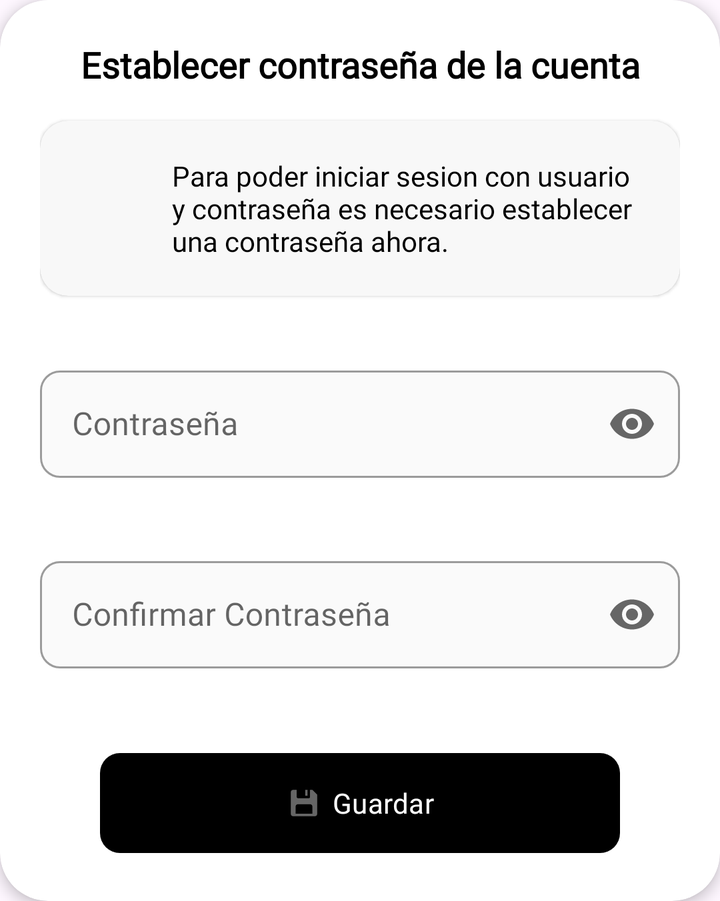
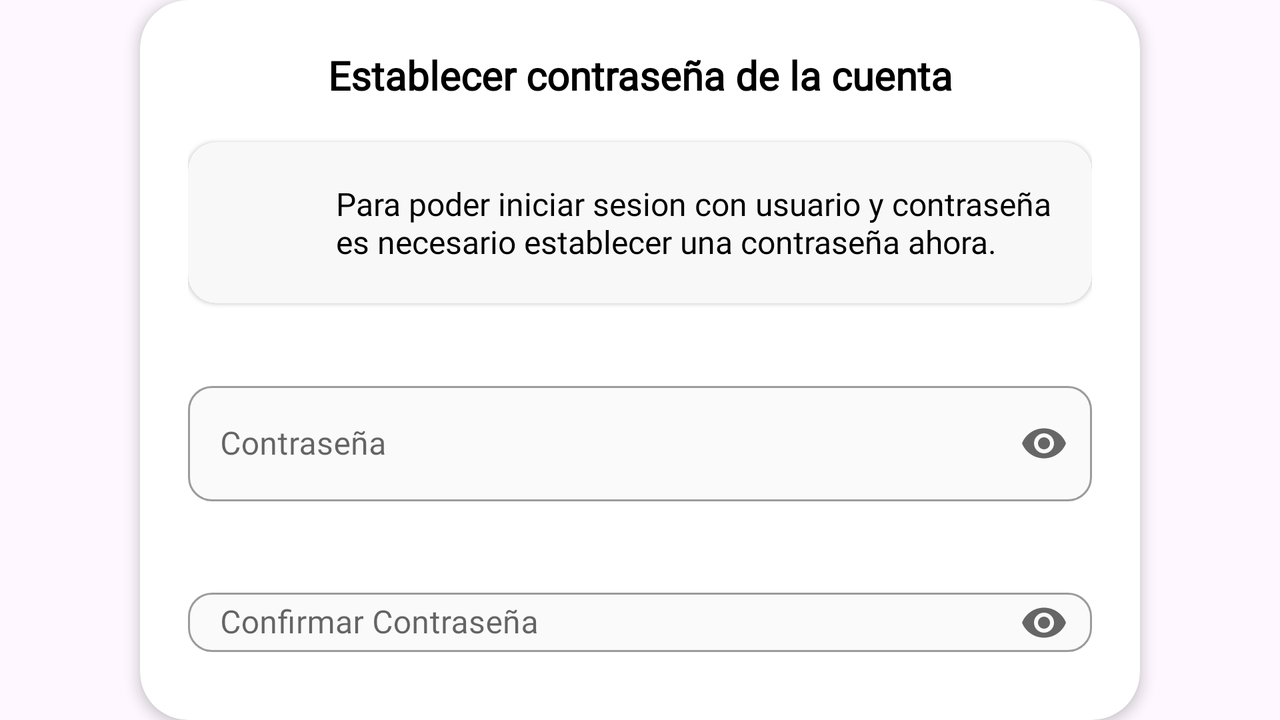

Two renders of one Android screen. The first uses the default layout on a phone; the second uses the alternative layout the repository ships for a different screen configuration, on a matching device. The two XML files are below.
<!-- AndroidManifest.xml: application theme Theme.PassworldAndroid -->
<!-- res/layout/dialog_link_password.xml -->
<?xml version="1.0" encoding="utf-8"?>
<androidx.cardview.widget.CardView xmlns:android="http://schemas.android.com/apk/res/android"
    xmlns:app="http://schemas.android.com/apk/res-auto"
    android:layout_width="match_parent"
    android:layout_height="wrap_content"
    app:cardBackgroundColor="@color/dialogBackground"
    app:cardCornerRadius="24dp"
    app:cardElevation="4dp">

    <LinearLayout
        android:layout_width="match_parent"
        android:layout_height="wrap_content"
        android:gravity="center_horizontal"
        android:orientation="vertical"
        android:padding="20dp">

        <TextView
            android:layout_width="match_parent"
            android:layout_height="wrap_content"
            android:layout_marginBottom="16dp"
            android:fontFamily="@font/helveticaneue_medium"
            android:text="@string/dialog_establish_password_title"
            android:textAlignment="center"
            android:textColor="@color/primaryText"
            android:textSize="18sp"
            android:textStyle="bold" />

        <androidx.cardview.widget.CardView
            android:layout_width="match_parent"
            android:layout_height="wrap_content"
            android:layout_marginBottom="24dp"
            app:cardBackgroundColor="@color/cardBackground"
            app:cardCornerRadius="14dp"
            app:cardElevation="1dp">

            <LinearLayout
                android:layout_width="match_parent"
                android:layout_height="match_parent"
                android:gravity="center_vertical"
                android:orientation="horizontal"
                android:padding="18dp">

                <ImageView
                    android:layout_width="32dp"
                    android:layout_height="32dp"
                    android:layout_marginEnd="16dp"
                    android:contentDescription="@string/app_name"
                    android:src="@drawable/ic_setpass" />

                <TextView
                    android:layout_width="0dp"
                    android:layout_height="wrap_content"
                    android:layout_weight="1"
                    android:fontFamily="@font/helveticaneue_medium"
                    android:text="@string/dialog_establish_password_desc"
                    android:textColor="@color/primaryText"
                    android:textSize="14sp" />
            </LinearLayout>
        </androidx.cardview.widget.CardView>

        <com.google.android.material.textfield.TextInputLayout
            android:id="@+id/passwordLayout"
            style="@style/Widget.MaterialComponents.TextInputLayout.OutlinedBox"
            android:layout_width="match_parent"
            android:layout_height="wrap_content"
            android:layout_marginVertical="8dp"
            android:hint="@string/hint_password"
            app:boxBackgroundColor="@color/boxFieldBackground"
            app:boxCornerRadiusBottomEnd="10dp"
            app:boxCornerRadiusBottomStart="10dp"
            app:boxCornerRadiusTopEnd="10dp"
            app:boxCornerRadiusTopStart="10dp"
            app:endIconMode="password_toggle"
            app:endIconTint="@color/iconTint"
            app:errorEnabled="true"
            app:startIconDrawable="@drawable/ic_password"
            app:startIconTint="@color/iconTint">

            <com.google.android.material.textfield.TextInputEditText
                android:id="@+id/passwordInput"
                android:layout_width="match_parent"
                android:layout_height="wrap_content"
                android:fontFamily="@font/helveticaneue_medium"
                android:inputType="textPassword"
                android:padding="16dp"
                android:textColor="@color/primaryText" />
        </com.google.android.material.textfield.TextInputLayout>

        <com.google.android.material.textfield.TextInputLayout
            android:id="@+id/confirmPasswordLayout"
            style="@style/Widget.MaterialComponents.TextInputLayout.OutlinedBox"
            android:layout_width="match_parent"
            android:layout_height="wrap_content"
            android:layout_marginVertical="8dp"
            android:hint="@string/confirm_password"
            app:boxBackgroundColor="@color/boxFieldBackground"
            app:boxCornerRadiusBottomEnd="10dp"
            app:boxCornerRadiusBottomStart="10dp"
            app:boxCornerRadiusTopEnd="10dp"
            app:boxCornerRadiusTopStart="10dp"
            app:endIconMode="password_toggle"
            app:endIconTint="@color/iconTint"
            app:errorEnabled="true"
            app:startIconDrawable="@drawable/ic_password"
            app:startIconTint="@color/iconTint">

            <com.google.android.material.textfield.TextInputEditText
                android:id="@+id/confirmPasswordInput"
                android:layout_width="match_parent"
                android:layout_height="wrap_content"
                android:fontFamily="@font/helveticaneue_medium"
                android:inputType="textPassword"
                android:padding="16dp"
                android:textColor="@color/primaryText" />
        </com.google.android.material.textfield.TextInputLayout>

        <com.google.android.material.button.MaterialButton
            android:id="@+id/saveLinkPasswordButton"
            android:layout_width="match_parent"
            android:layout_height="58dp"
            android:layout_marginHorizontal="30dp"
            android:layout_marginTop="10dp"
            android:fontFamily="@font/helveticaneue_medium"
            android:foregroundTint="@color/secondaryText"
            android:text="@string/button_save"
            android:textAllCaps="false"
            android:textColor="@color/buttonText"
            android:textColorLink="#AAF0F0F0"
            app:backgroundTint="@color/buttonBackground"
            app:cornerRadius="10dp"
            app:icon="@drawable/save_icon_white"
            app:iconGravity="textStart"
            app:iconPadding="5dp"
            app:iconTint="@color/iconTint" />
    </LinearLayout>
</androidx.cardview.widget.CardView>
<!-- resources referenced by this layout -->
<resources>
  <color name="boxFieldBackground">#FAFAFA</color>
  <color name="buttonBackground">#000000</color>
  <color name="buttonText">#FFFFFF</color>
  <color name="cardBackground">#F8F8F8</color>
  <color name="dialogBackground">#FFFFFF</color>
  <color name="iconTint">#666666</color>
  <color name="primaryText">#000000</color>
  <color name="secondaryText">#575757</color>
  <!-- drawable ic_setpass: png bitmap (drawable-night, 415 bytes) -->
  <!-- drawable save_icon_white: png bitmap (drawable, 679 bytes) -->
  <string name="app_name">PassworldAndroid</string>
  <string name="button_save">Guardar</string>
  <string name="confirm_password">Confirmar Contraseña</string>
  <string name="dialog_establish_password_desc">Para poder iniciar sesion con usuario y contraseña es necesario establecer una contraseña ahora.</string>
  <string name="dialog_establish_password_title">Establecer contraseña de la cuenta</string>
  <string name="hint_password">Contraseña</string>
  <style name="Theme.PassworldAndroid" parent="Base.Theme.PassworldAndroid">
          <item name="popupMenuStyle">@style/PopupMenu.PassworldAndroid</item>
          <item name="popupMenuBackground">@color/white</item>
      </style>
  <style name="Base.Theme.PassworldAndroid" parent="Theme.Material3.DayNight.NoActionBar">
          
          <item name="android:statusBarColor">@color/statusBarColor</item>
          <item name="android:navigationBarColor">@color/navigationBarColor</item>
          
          <item name="android:windowLightStatusBar">true</item>
          <item name="colorOnSurface">#000000</item>
          <item name="colorPrimaryText">#000000</item>
          <item name="colorSecondaryText">#575757</item>
          <item name="colorProtectIcon">#B6B6B6</item>
          <item name="colorSearchBar">#F0EFEF</item>
  
  
      </style>
  <style name="PopupMenu.PassworldAndroid" parent="Widget.MaterialComponents.PopupMenu">
          <item name="android:popupBackground">@drawable/popup_menu_background</item>
      </style>
  <color name="white">#FFFFFFFF</color>
  <color name="statusBarColor">@color/white</color>
  <color name="navigationBarColor">@color/white</color>
  <!-- drawable popup_menu_background (drawable) -->
  <shape xmlns:android="http://schemas.android.com/apk/res/android">
      <solid android:color="?attr/colorSurface" />
      <corners android:radius="12dp" />
      <padding android:top="8dp" android:bottom="8dp" />
  </shape>
</resources>
<!-- res/layout-land/dialog_link_password.xml (the repository's variant of the layout above) -->
<!-- drawn on the phone turned sideways -->
<?xml version="1.0" encoding="utf-8"?>
<LinearLayout xmlns:android="http://schemas.android.com/apk/res/android"
    xmlns:app="http://schemas.android.com/apk/res-auto"
    android:layout_width="match_parent"
    android:layout_height="match_parent"
    android:gravity="center"
    android:orientation="vertical">

    <androidx.cardview.widget.CardView
        android:layout_width="500dp"
        android:layout_height="wrap_content"
        android:layout_gravity="center"
        app:cardBackgroundColor="@color/dialogBackground"
        app:cardCornerRadius="24dp"
        app:cardElevation="4dp">

        <LinearLayout
            android:layout_width="match_parent"
            android:layout_height="wrap_content"
            android:gravity="center_horizontal"
            android:orientation="vertical"
            android:padding="24dp">

            <TextView
                android:layout_width="match_parent"
                android:layout_height="wrap_content"
                android:layout_marginBottom="20dp"
                android:fontFamily="@font/helveticaneue_medium"
                android:text="@string/dialog_establish_password_title"
                android:textAlignment="center"
                android:textColor="@color/primaryText"
                android:textSize="20sp"
                android:textStyle="bold" />

            <androidx.cardview.widget.CardView
                android:layout_width="match_parent"
                android:layout_height="wrap_content"
                android:layout_marginBottom="26dp"
                app:cardBackgroundColor="@color/cardBackground"
                app:cardCornerRadius="14dp"
                app:cardElevation="1dp">

                <LinearLayout
                    android:layout_width="match_parent"
                    android:layout_height="match_parent"
                    android:gravity="center_vertical"
                    android:orientation="horizontal"
                    android:padding="20dp">

                    <ImageView
                        android:layout_width="36dp"
                        android:layout_height="36dp"
                        android:layout_marginEnd="18dp"
                        android:contentDescription="@string/app_name"
                        android:src="@drawable/ic_setpass" />

                    <TextView
                        android:layout_width="0dp"
                        android:layout_height="wrap_content"
                        android:layout_weight="1"
                        android:fontFamily="@font/helveticaneue_medium"
                        android:text="@string/dialog_establish_password_desc"
                        android:textColor="@color/primaryText"
                        android:textSize="16sp" />
                </LinearLayout>
            </androidx.cardview.widget.CardView>

            <com.google.android.material.textfield.TextInputLayout
                android:id="@+id/passwordLayout"
                style="@style/Widget.MaterialComponents.TextInputLayout.OutlinedBox"
                android:layout_width="match_parent"
                android:layout_height="wrap_content"
                android:layout_marginVertical="10dp"
                android:hint="@string/hint_password"
                app:boxBackgroundColor="@color/boxFieldBackground"
                app:boxCornerRadiusBottomEnd="12dp"
                app:boxCornerRadiusBottomStart="12dp"
                app:boxCornerRadiusTopEnd="12dp"
                app:boxCornerRadiusTopStart="12dp"
                app:endIconMode="password_toggle"
                app:endIconTint="@color/iconTint"
                app:errorEnabled="true"
                app:startIconDrawable="@drawable/ic_password"
                app:startIconTint="@color/iconTint">

                <com.google.android.material.textfield.TextInputEditText
                    android:id="@+id/passwordInput"
                    android:layout_width="match_parent"
                    android:layout_height="wrap_content"
                    android:fontFamily="@font/helveticaneue_medium"
                    android:inputType="textPassword"
                    android:padding="18dp"
                    android:textColor="@color/primaryText"
                    android:textSize="16sp" />
            </com.google.android.material.textfield.TextInputLayout>

            <com.google.android.material.textfield.TextInputLayout
                android:id="@+id/confirmPasswordLayout"
                style="@style/Widget.MaterialComponents.TextInputLayout.OutlinedBox"
                android:layout_width="match_parent"
                android:layout_height="wrap_content"
                android:layout_marginVertical="10dp"
                android:hint="@string/confirm_password"
                app:boxBackgroundColor="@color/boxFieldBackground"
                app:boxCornerRadiusBottomEnd="12dp"
                app:boxCornerRadiusBottomStart="12dp"
                app:boxCornerRadiusTopEnd="12dp"
                app:boxCornerRadiusTopStart="12dp"
                app:endIconMode="password_toggle"
                app:endIconTint="@color/iconTint"
                app:errorEnabled="true"
                app:startIconDrawable="@drawable/ic_password"
                app:startIconTint="@color/iconTint">

                <com.google.android.material.textfield.TextInputEditText
                    android:id="@+id/confirmPasswordInput"
                    android:layout_width="match_parent"
                    android:layout_height="wrap_content"
                    android:fontFamily="@font/helveticaneue_medium"
                    android:inputType="textPassword"
                    android:padding="18dp"
                    android:textColor="@color/primaryText"
                    android:textSize="16sp" />
            </com.google.android.material.textfield.TextInputLayout>

            <com.google.android.material.button.MaterialButton
                android:id="@+id/saveLinkPasswordButton"
                android:layout_width="match_parent"
                android:layout_height="60dp"
                android:layout_marginHorizontal="40dp"
                android:layout_marginTop="15dp"
                android:fontFamily="@font/helveticaneue_medium"
                android:text="@string/button_save"
                android:textAllCaps="false"
                android:textColor="@color/buttonText"
                android:textSize="16sp"
                app:backgroundTint="@color/buttonBackground"
                app:cornerRadius="12dp"
                app:icon="@drawable/save_icon_white"
                app:iconGravity="textStart"
                app:iconPadding="8dp"
                app:iconSize="20dp"
                app:iconTint="@color/buttonIconTint" />
        </LinearLayout>
    </androidx.cardview.widget.CardView>
</LinearLayout>
<!-- resources referenced by the variant -->
<!-- as the phone turned sideways resolves them -->
<resources>
  <color name="boxFieldBackground">#FAFAFA</color>
  <color name="buttonBackground">#000000</color>
  <color name="buttonIconTint">#FFFFFF</color>
  <color name="buttonText">#FFFFFF</color>
  <color name="cardBackground">#F8F8F8</color>
  <color name="dialogBackground">#FFFFFF</color>
  <color name="iconTint">#666666</color>
  <color name="primaryText">#000000</color>
  <!-- drawable ic_setpass: png bitmap (drawable-night, 415 bytes) -->
  <!-- drawable save_icon_white: png bitmap (drawable, 679 bytes) -->
  <string name="app_name">PassworldAndroid</string>
  <string name="button_save">Guardar</string>
  <string name="confirm_password">Confirmar Contraseña</string>
  <string name="dialog_establish_password_desc">Para poder iniciar sesion con usuario y contraseña es necesario establecer una contraseña ahora.</string>
  <string name="dialog_establish_password_title">Establecer contraseña de la cuenta</string>
  <string name="hint_password">Contraseña</string>
  <style name="Theme.PassworldAndroid" parent="Base.Theme.PassworldAndroid">
          <item name="popupMenuStyle">@style/PopupMenu.PassworldAndroid</item>
          <item name="popupMenuBackground">@color/white</item>
      </style>
  <style name="Base.Theme.PassworldAndroid" parent="Theme.Material3.DayNight.NoActionBar">
          
          <item name="android:statusBarColor">@color/statusBarColor</item>
          <item name="android:navigationBarColor">@color/navigationBarColor</item>
          
          <item name="android:windowLightStatusBar">true</item>
          <item name="colorOnSurface">#000000</item>
          <item name="colorPrimaryText">#000000</item>
          <item name="colorSecondaryText">#575757</item>
          <item name="colorProtectIcon">#B6B6B6</item>
          <item name="colorSearchBar">#F0EFEF</item>
  
  
      </style>
  <style name="PopupMenu.PassworldAndroid" parent="Widget.MaterialComponents.PopupMenu">
          <item name="android:popupBackground">@drawable/popup_menu_background</item>
      </style>
  <color name="white">#FFFFFFFF</color>
  <color name="statusBarColor">@color/white</color>
  <color name="navigationBarColor">@color/white</color>
  <!-- drawable popup_menu_background (drawable) -->
  <shape xmlns:android="http://schemas.android.com/apk/res/android">
      <solid android:color="?attr/colorSurface" />
      <corners android:radius="12dp" />
      <padding android:top="8dp" android:bottom="8dp" />
  </shape>
</resources>
